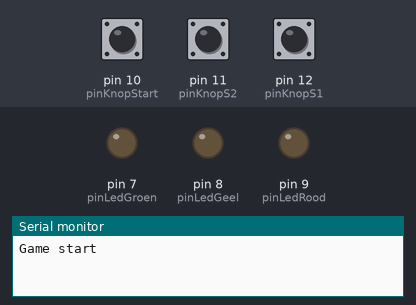
Bench run of a sketch on a simulated Arduino Uno, built with avr-gcc and run on an emulated ATmega328P. Parts: output pins drawn as LEDs (lit = HIGH), the last lines printed to the serial monitor. Inputs (shaded band) come from the test bench; at power-on: pin 10 (pinKnopStart) HIGH, pin 11 (pinKnopS2) LOW, pin 12 (pinKnopS1) LOW.

Above: at 1.2 s.
1.3 s: pin 10 (pinKnopStart) pulled LOW for 0.15 s
At 2.2 s:
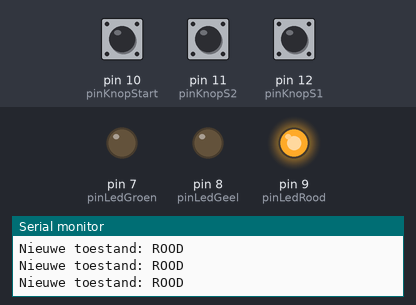
4.4 s: pin 11 (pinKnopS2) pulled HIGH for 0.15 s
At 5.7 s:
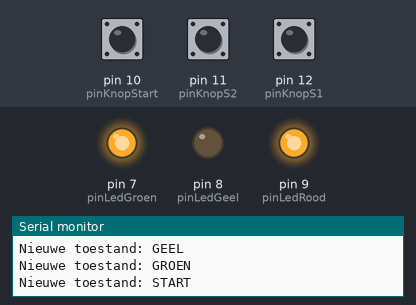
6.0 s: pin 12 (pinKnopS1) pulled HIGH for 0.15 s
At 7.1 s:
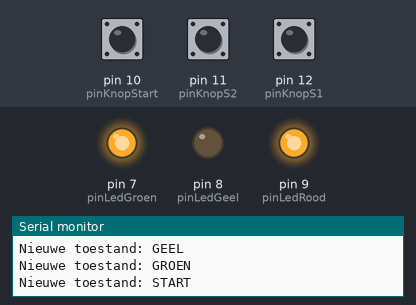
7.6 s: pin 10 (pinKnopStart) pulled LOW for 3.2 s
At 12.1 s:
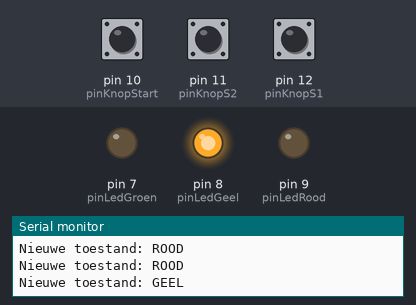
12.3 s: pin 10 (pinKnopStart) pulled LOW for 1 s
At 16.0 s:
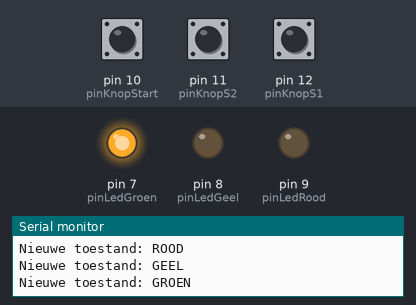
16.3 s: pin 10 (pinKnopStart) pulled LOW for 3.2 s
At 33.3 s:
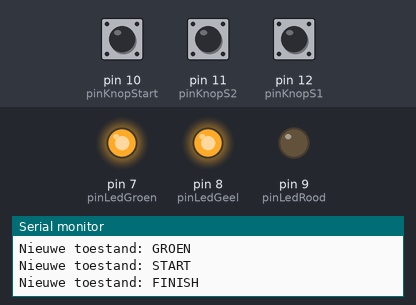
Timing chart, 0 to 34.0 s (numbered marks = the images above; inputs shaded):
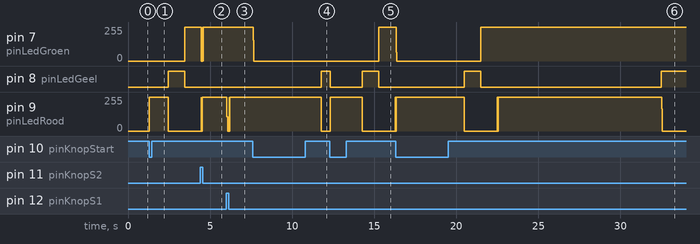

The sketch:

sketch_code.ino
```cpp
const int pinLedRood   = 9; // pin van LED A
const int pinLedGeel   = 8; // pin van LED B
const int pinLedGroen   = 7; // pin van LED C
const int pinKnopS1  = 12; // pin van knop A
const int pinKnopS2  = 11; // pin van knop B
const int pinKnopStart  = 10; // pin van know C
int PuntenS1 = 0;
int PuntenS2 = 0;
const int TELAF = 1;
const int ROOD = 2;
const int GEEL = 3;
const int GROEN = 4;
const int START = 5;
const int FINISH = 6;
int toestand = TELAF;

unsigned long toestandStartTijd = 0;
void setup() {
// enable console en stuur opstartbericht
  Serial.begin(9600);
  Serial.println("Game start");

  // zet pinmode voor leds
  pinMode(pinLedRood, OUTPUT);
  pinMode(pinLedGeel, OUTPUT);
  pinMode(pinLedGroen, OUTPUT);

  // zet pinmode voor knoppen
  pinMode(pinKnopS1, INPUT);
  pinMode(pinKnopS2, INPUT);
  pinMode(pinKnopStart, INPUT);
}

void startloop(){
  if (digitalRead(pinKnopStart)==LOW) {
      toestandStartTijd = millis();
      toestand = ROOD;
      Serial.println("Nieuwe toestand: ROOD");
    }
}

void loop() {
  // start aftellen
  if (toestand == TELAF){
    digitalWrite(pinLedGroen, LOW);
    digitalWrite(pinLedGeel, LOW);
    digitalWrite(pinLedRood, LOW);
    if (digitalRead(pinKnopStart)==LOW) {
      toestandStartTijd = millis();
      toestand = ROOD;
      Serial.println("Nieuwe toestand: ROOD");
    }
  }

 //led rood aan
  if (toestand == ROOD){
    digitalWrite(pinLedGroen, LOW);
    digitalWrite(pinLedGeel, LOW);
    digitalWrite(pinLedRood, HIGH);

   if (digitalRead(pinKnopStart)==LOW) {
      toestandStartTijd = millis();
      toestand = ROOD;
      Serial.println("Nieuwe toestand: ROOD");
    }

    if (millis() - toestandStartTijd > 1000) { // 1 seconden voorbij
      toestandStartTijd = millis();
      toestand = GEEL;
      Serial.println("Nieuwe toestand: GEEL");
    }
}

//led geel aan
  if (toestand == GEEL){
   digitalWrite(pinLedGroen, LOW);
    digitalWrite(pinLedGeel, HIGH);
    digitalWrite(pinLedRood, LOW);

   if (digitalRead(pinKnopStart)==LOW) {
      toestandStartTijd = millis();
      toestand = ROOD;
      Serial.println("Nieuwe toestand: ROOD");
    }

    if (millis() - toestandStartTijd > 1000) {
      toestandStartTijd = millis();
      toestand = GROEN;
      Serial.println("Nieuwe toestand: GROEN");
    }
  }

  //Led groen aan
   if (toestand == GROEN) {
    digitalWrite(pinLedGroen, HIGH);
    digitalWrite(pinLedGeel, LOW);
    digitalWrite(pinLedRood, LOW);

    if (digitalRead(pinKnopStart)==LOW) {
      toestandStartTijd = millis();
      toestand = ROOD;
      Serial.println("Nieuwe toestand: ROOD");
    }

    if (millis() - toestandStartTijd > 1000) {
      toestandStartTijd = millis();
      toestand = START;
      Serial.println("Nieuwe toestand: START");
    }
   }

 //Start spel
   if (toestand == START){
     digitalWrite(pinLedGroen, LOW);
    digitalWrite(pinLedGeel, LOW);
    digitalWrite(pinLedRood, LOW);

    if (digitalRead(pinKnopStart)==LOW) {
      toestandStartTijd = millis();
      toestand = ROOD;
      Serial.println("Nieuwe toestand: ROOD");
    }

    if(digitalRead(pinKnopS1)==LOW){
      digitalWrite(pinLedRood, HIGH);
      PuntenS1 = PuntenS1+1;
    }

    if(digitalRead(pinKnopS2)==LOW){
      digitalWrite(pinLedGroen, HIGH);
      PuntenS2 = PuntenS2+1;
    }
        if (millis() - toestandStartTijd > 10000) {
      toestandStartTijd = millis();
      toestand = FINISH;
      Serial.println("Nieuwe toestand: FINISH");
    }
   }

 //winnaar bepalen
   if (toestand == FINISH){
   digitalWrite(pinLedGroen, LOW);
    digitalWrite(pinLedGeel, LOW);
    digitalWrite(pinLedRood, LOW);

    if(PuntenS1==PuntenS2){
       digitalWrite(pinLedGroen, HIGH);
       digitalWrite(pinLedRood, HIGH);
    }

    if(PuntenS1>PuntenS2){
       digitalWrite(pinLedGeel, HIGH);
       digitalWrite(pinLedRood, HIGH);
       delay(200);
    }

    if(PuntenS2>PuntenS1){
       digitalWrite(pinLedGeel, HIGH);
       digitalWrite(pinLedGroen, HIGH);
       delay(200);
    }

    if (digitalRead(pinKnopStart)==LOW) {
      toestandStartTijd = millis();
      toestand = TELAF;
      Serial.println("Nieuwe toestand: TELAF");
    }
  }


  // for loop blz 25


  // kleine vertraging, 100 keer per seconde loopen is genoeg
  delay(10);
  // wacht seconde zodat je kunt zien dat de LEDs het doen
  }
```

Measured:
- after the input at 1.3 s, pin 7 (pinLedGroen): 0/255 → 255/255 after 2.1 s; pin 8 (pinLedGeel): LOW → HIGH after 1.1 s, → LOW 1.0 s later; pin 9 (pinLedRood): 0/255 → 255/255 at once, → 0/255 1.1 s later
- after the input at 4.4 s, pin 7 (pinLedGroen): 255/255 → 0/255 after 0.05 s, → 255/255 0.10 s later
- after the input at 6.0 s, pin 9 (pinLedRood): 255/255 → 0/255 at once, → 255/255 0.13 s later
- after the input at 7.6 s, pin 7 (pinLedGroen): 255/255 → 0/255 at once; pin 8 (pinLedGeel): LOW → HIGH after 4.2 s; pin 9 (pinLedRood): 255/255 → 0/255 after 4.2 s
- after the input at 12.3 s, pin 7 (pinLedGroen): 0/255 → 255/255 after 3.0 s instead of 0.49 s; pin 8 (pinLedGeel): HIGH → LOW after 0.02 s instead of 0.49 s
- after the input at 16.3 s, pin 7 (pinLedGroen): 255/255 → 0/255 after 0.05 s, → 255/255 5.1 s later; pin 8 (pinLedGeel): LOW → HIGH after 4.2 s instead of 10.0 s
